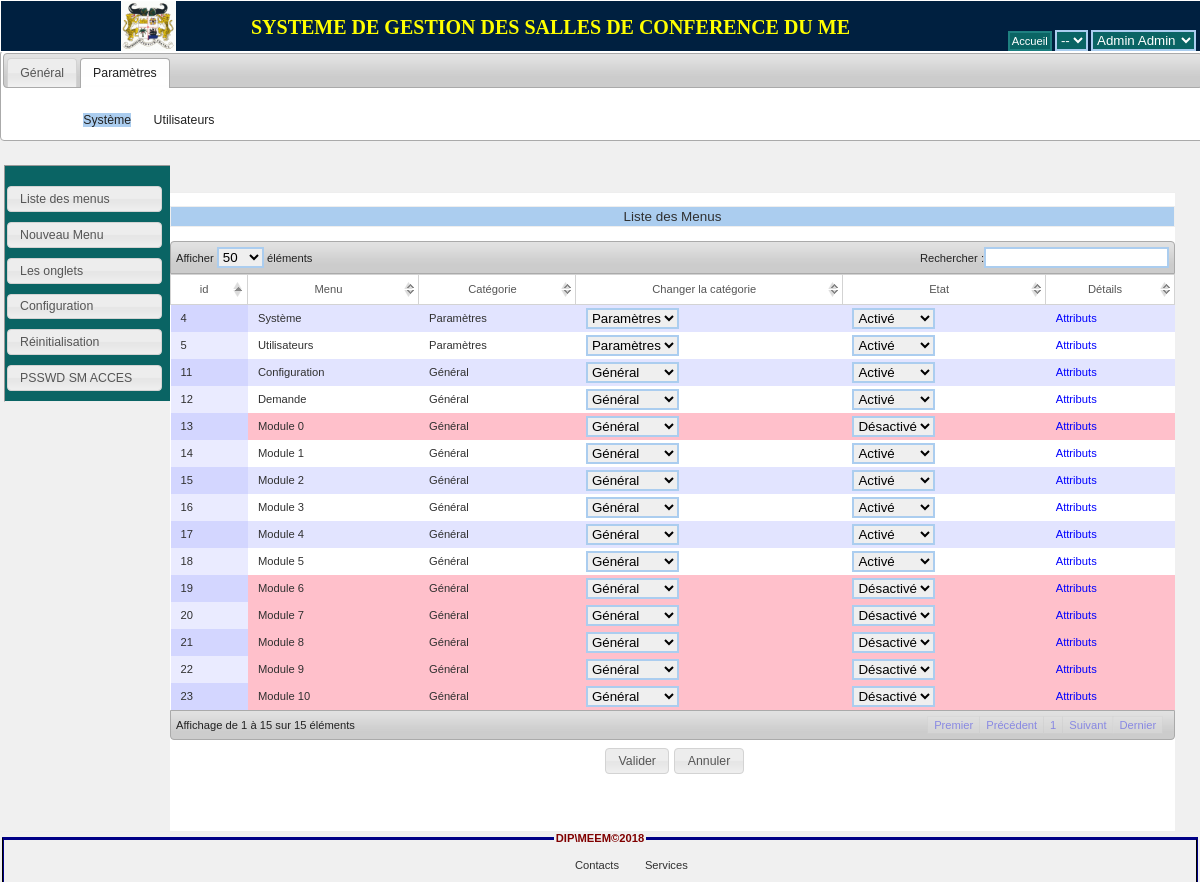
Page /index.php?m=4 (signed in) on the committed database.
### tables this page shows
CREATE TABLE IF NOT EXISTS `intervenant` (
  `id` int(11) NOT NULL AUTO_INCREMENT,
  `nom` varchar(255) NOT NULL,
  `prenom` varchar(255) NOT NULL,
  `login` varchar(255) NOT NULL,
  `mdp` varchar(255) NOT NULL,
  `genre` int(11) NOT NULL COMMENT '0 pour homme, 1 pour femme',
  `etat_matrimoniale` int(11) NOT NULL COMMENT '0 pour célibataire, 1 pour marié',
  `nombre_enfant` int(11) NOT NULL,
  `telephone` varchar(255) NOT NULL,
  `email` varchar(255) NOT NULL,
  `photo_url` varchar(255) NOT NULL,
  `id_poste` int(11) NOT NULL,
  `salaire` bigint(20) NOT NULL,
  `mode_payement` int(11) NOT NULL COMMENT '0 pour espèce, 1 pour cheque',
  `date_embauche` date NOT NULL,
  `status` int(11) NOT NULL,
  `id_intervenant_enreg` int(11) NOT NULL,
  `date_enregistrement` datetime NOT NULL,
  PRIMARY KEY (`id`),
  UNIQUE KEY `login` (`login`),
  KEY `ind_id_poste` (`id_poste`),
  KEY `ind_id_intervenant_enreg` (`id_intervenant_enreg`),
  KEY `ind_mdp` (`mdp`),
  KEY `ind_login` (`login`),
  KEY `login_2` (`login`)
);

CREATE TABLE IF NOT EXISTS `poste` (
  `id` int(11) NOT NULL AUTO_INCREMENT,
  `designation` varchar(255) NOT NULL,
  `description` varchar(255) NOT NULL,
  `id_direction` int(11) NOT NULL,
  `id_service` int(11) NOT NULL,
  `id_division` int(11) NOT NULL,
  `chef_direction_state` int(11) NOT NULL,
  PRIMARY KEY (`id`),
  KEY `ind_id_direction` (`id_direction`)
);

CREATE TABLE IF NOT EXISTS `categorie_menu` (
  `id` int(11) NOT NULL AUTO_INCREMENT,
  `designation` varchar(255) NOT NULL,
  `description` varchar(255) NOT NULL,
  `active_state` int(11) NOT NULL COMMENT '0 non active, 1 activé',
  `show_help` int(11) NOT NULL COMMENT '0 non active, 1 active',
  `position` int(11) NOT NULL COMMENT 'indique l''ordre d''affichage de cet onglet',
  PRIMARY KEY (`id`)
);

CREATE TABLE IF NOT EXISTS `menu` (
  `id` int(11) NOT NULL AUTO_INCREMENT,
  `designation` varchar(255) NOT NULL,
  `description` varchar(255) NOT NULL,
  `id_categorie` int(11) NOT NULL,
  `active_state` int(11) NOT NULL COMMENT '0 non active, 1 activé',
  `show_help` int(11) NOT NULL COMMENT '0 non active, 1 active',
  PRIMARY KEY (`id`),
  KEY `ind_id_categorie` (`id_categorie`)
);

CREATE TABLE IF NOT EXISTS `sous_menu` (
  `id` int(11) NOT NULL AUTO_INCREMENT,
  `id_menu` int(11) NOT NULL,
  `designation` varchar(255) NOT NULL,
  `description` varchar(255) NOT NULL,
  `position` int(11) NOT NULL,
  `active_state` int(11) NOT NULL COMMENT '0 non active, 1 activé',
  `show_help` int(11) NOT NULL COMMENT '0 non active, 1 active',
  `on_passwd_access` int(11) NOT NULL COMMENT '0 non, 1 oui si mot de passe defini dans la table static params',
  `show_at_startup` int(11) NOT NULL,
  `icone_url` varchar(255) NOT NULL,
  `id_type_sm` int(11) NOT NULL,
  PRIMARY KEY (`id`),
  KEY `ind_id_menu` (`id_menu`),
  KEY `ind_id_type_sm` (`id_type_sm`)
);

### conf/DataBase.class.php (called while the page is built, shortened)
<?php
class DataBase
{
	var $bdd;
	var $dbHost="";
	var $dbName="";
	var $dbUser = "";
	var $dbMdp="";
	public function __construct($dbHost="localhost",$dbName="pmvc",$dbUser="root",$dbMdp=DBPWD)
	{
		$this->dbHost=$dbHost;
		$this->dbName=$dbName;
		$this->dbUser = $dbUser;
		$this->dbMdp=$dbMdp;
		$this->bdd = $this->connexiondb();
	}
	public function query($queryString)
	{
		if($this->bdd!=null)
		{
			$reponse = $this->bdd->query($queryString);
			return $reponse;
		}
		else
		{
			return null;
		}
	}
	public function queryOneRecord($queryString)
	{
		if($this->bdd!=null)
		{
			$reponse = $this->bdd->query($queryString);
			return $reponse->fetch();
		}
		else
		{
			return null;
		}
	}
	public function queryAllRecords($queryString)
	{
		if($this->bdd!=null)
		{
		    $reponse = $this->bdd->query($queryString);
			return  $reponse->fetchAll();
		}
		else
		{
			return null;
		}
	}
	public function connexiondb()
	{
		try
		{
			$pdo_options[PDO::ATTR_PERSISTENT] = true;
			$pdo_options[PDO::ATTR_ERRMODE] = PDO::ERRMODE_EXCEPTION;
			$pdo_options[PDO::MYSQL_ATTR_INIT_COMMAND] = "SET NAMES utf8";
			return new PDO('mysql:host='.$this->dbHost.';dbname='.$this->dbName, $this->dbUser, $this->dbMdp, $pdo_options);
		}
		catch(Exception $e)
		{
		    die ('erreur : '.$e->getMessage());
			return null;
		}
	}
	public function escape($data) {
		if($this->bdd!=null)
		{
			return self::mysql_escape_mimic(stripslashes($data));
		}
		else
		{
		   return false;
		}
    }
    public static function  mysql_escape_mimic($inp) {
	    if(!empty($inp) && is_string($inp)) {
	        return str_replace(array('\\', "\0", "\n", "\r", "'", '"', "\x1a"), array('\\\\', '\\0', '\\n', '\\r', "\\'", '\\"', '\\Z'), $inp);
	    }
	    return $inp;
	}
}
?>

### conf/Intervenant.class.php (called while the page is built, shortened)
<?php
class Intervenant{
	var $data=array('id'=>0);
	function __construct($id_intervenant){
        $this->db = new DataBase();
		if(is_numeric($id_intervenant)&&$id_intervenant>0)
		{
			$this->data = $this->db->queryOneRecord('select inter.*, p.designation poste from `intervenant` inter left join `poste` p on p.id = inter.id_poste where inter.id='.$id_intervenant);
		}
		else $this->data = array('id'=>0);
    }
	public function nom()
	{
		return isset($this->data['nom'])?$this->data['nom']:'';
	}
	public function prenom()
	{
	   return isset($this->data['prenom'])?$this->data['prenom']:'';
	}
	public function id_poste()
	{
		return isset($this->data['id_poste'])?$this->data['id_poste']:0;
	}
	public function poste()
	{
		return isset($this->data['poste'])?$this->data['poste']:'';
	}
	public function nav_menus()
	{
	    return Systeme::nav_menus($this->id_poste());
	}
	public function sous_menus($id_menu=0)
	{
	    $this->sous_menus = Systeme::sous_menus($id_menu,$this->id_poste());
		return $this->sous_menus;
	}
}

### conf/Systeme.class.php (called while the page is built, shortened)
<?php
class Systeme {
	public static $db;
	public static function init($run_webgate_notifier=true)
	{
		self::$db = DataBase::getInstance();
	}
	public static function nav_menus($id_poste = 0)
	{
		$nav_menu = array();
		if(is_numeric($id_poste)&&$id_poste>0)
		{
		    $menus = self::$db->queryAllRecords('select * from `menu` where id in (select sm.id_menu from `sous_menu` sm, `poste_sous_menu` psm where sm.id = psm.id_sous_menu and psm.id_poste = '.$id_poste.') and active_state=1');
			$categories = self::$db->query('select * from categorie_menu where active_state=1 order by position asc');
			while($cat = $categories->fetch())
			{
				$cat_menu = array();
				foreach($menus as $m)
				{
				  if($cat['id']==$m['id_categorie'])
				  $cat_menu[] = $m;
				}
				$nav_menu[] = array('id'=>$cat['id'],'designation'=>$cat['designation'],'description'=>$cat['description'],'active_state'=>$cat['active_state'],'show_help'=>$cat['show_help'],'menus'=>$cat_menu);
			}
		}
	    return $nav_menu;
	}
	public static function sous_menus($id_menu=0,$id_poste=0)
	{
		$sm = array();
		if($id_menu>0&&$id_poste>0)
		{
			$sm = self::$db->queryAllRecords('select sm.* from `sous_menu` sm where sm.id_menu = '.$id_menu.' and sm.id in (select psm.id_sous_menu from `poste_sous_menu` psm where psm.id_poste='.$id_poste.') order by sm.position');
		}
		return $sm;
	}
	public static function sm_folder($sm)
	{
	    $sm_items = explode('_',$sm);
		$sub_folder = '';
		if(count($sm_items)!=0)
		{
			$sm = $sm_items[0];
			$sm_info = self::$db->queryOneRecord('select sm.* from sous_menu sm where sm.id = '.$sm);
			switch($sm_items[count($sm_items)-1])
			{
				default:
					$sub_folder = '';
			}
		}
		$type_sm = self::$db->queryOneRecord('select t.* from type_sm t join sous_menu sm on sm.id_type_sm = t.id and sm.id = '.$sm);
		return strtolower($type_sm['folder'].$sub_folder);
	}
}

### src/systeme/view/m4/6.php (the view, shortened to what this page needs)
<?php
    $liste_cat =$db->queryAllRecords('select * from categorie_menu');
?>
<div align="center">
    <h3> Liste des Menus </h3>
	<form action="" method="post">
    <table border="0" id="dataTable" class="display datatable">
        <thead>
            <tr height="30" align="center">
				<th>id</th>
                <th>Menu</th>
                <th>Catégorie</th>
				<th>Changer la catégorie</th>
				<th>Etat</th>
				<th>Détails</th>
            </tr>
        </thead>
        <?php
        $menus = $db->query('select menu.*,cat.id id_categorie,cat.designation categorie from menu left join categorie_menu cat on menu.id_categorie=cat.id');
        while ($menu = $menus->fetch()) {
			echo '<tr '.($menu['active_state']==0?'style="background-color:pink;" title="Menu désactivé!"':'').'>';
			echo '<td>';
			echo $menu['id'];
			echo '</td>';
			echo '<td title="'.$menu['description'].'">';
			echo $menu['designation'];
			echo '</td>';
			echo '<td>';
			echo $menu['categorie'];
			echo '</td>';
			echo '<td>';
				echo '<select name="cat_menu_'.$menu['id'].'">';
					foreach($liste_cat as $cat)
					{
						if($cat['id']==$menu['id_categorie'])
							echo '<option value="'.$cat['id'].'" selected="selected">'.$cat['designation'].'</option>';
						else
							echo '<option value="'.$cat['id'].'">'.$cat['designation'].'</option>';
					}
				echo '</select>';
			echo '</td>';
			echo '<td>';
				echo '<select name="active_state_'.$menu['id'].'">';
					echo '<option value="0" '.(($menu['active_state']==0)?'selected="selected"':'').'>Désactivé</option>';
					echo '<option value="1" '.(($menu['active_state']==1)?'selected="selected"':'').'>Activé</option>';
				echo '</select>';
			echo '</td>';
			echo '<td>';
			echo '<a href="index.php?m='.$_GET['m'].'&sm=5_update&id_menu='.$menu['id'].'">Attributs</a>';
			echo '</td>';
			echo '</tr>';
        }
		?>
    </table>
	<table>
		<tr>
			<td><input type="submit" name="valider" value="Valider"/></td>
			<td><input type="reset" name="annuler" value="Annuler"/></td>
		</tr>
	</table>
	</form>
</div>

### index.php (shortened to what this page needs)
<?php
require_once("requirements.php");
$connected = false;
if(isset($_SESSION['id_intervenant']))
{
	$connected = true;
	$db = new DataBase();
	$intervenant = new Intervenant($_SESSION['id_intervenant']);
}
?>
<!DOCTYPE html>
<html>
<head>
		<link rel="stylesheet" href="js/bxslider/jquery.bxslider.css" type="text/css" />
		<link rel="stylesheet" href="css/style.css" />
		<link rel="stylesheet" type="text/css" href="lib/jquery-ui-1.10.1/development-bundle/themes/base/jquery.ui.all.css" />
		<link rel="stylesheet" type="text/css" href="lib/jquery-ui-1.10.1/development-bundle/themes/base/jquery.ui.dataTable.css" />
		<link rel="stylesheet" type="text/css" href="lib/DataTables-1.10.2/extensions/TableTools/css/dataTables.tableTools.css" />
		<link rel="stylesheet" type="text/css" href="css/simplePagination.css">
		<link rel="stylesheet" type="text/css" href="lib/fancybox/source/jquery.fancybox.css?v=2.1.5" media="screen" />
		<link rel="stylesheet" type="text/css" href="lib/fancybox/source/helpers/jquery.fancybox-buttons.css?v=1.0.5" />
		<link rel="stylesheet" type="text/css" href="lib/fancybox/source/helpers/jquery.fancybox-thumbs.css?v=1.0.7" />
		<link rel="stylesheet" type="text/css" href="lib/select2/select2.min.css">
</head>
<body>
<div id="page">
        <div id="header" style="border:1px solid white;">
            <img src="img/logo.png" class="logo"/><div class="app_title"><?php echo app_title;?></div>
			<?php if($connected){?>
			<form>
				<a href="index.php" class="b_home" style="">Accueil</a>
				<select name="globalYear" title="Excercice">
					<?php
					    echo '<option value="'.date('Y').'"> -- </option>';
					?>
				</select>
				<select name = "sessionInfo" title="<?php echo $intervenant->poste();?>">
					<option value="0"><?php echo $intervenant->nom().' '.$intervenant->prenom();?></option>
				</select>
			</form>
			<?php } ?>
	    </div>
		<?php
			if($connected)
			{
				include('includes/connected.php');
			}
			else
			{
				include('includes/connexion.php');
			}
		?>
		<div id="footer">
			<fieldset>
			<legend>DIP\MEEM&copy;2018</legend>
			<ul>
				<li title="">Contacts</li>
				<li title="">Services</li>
			</ul>
			</fieldset>
		</div>
</div>
</body>
</html>

### includes/connected.php (shortened to what this page needs)
<?php
require_once('dialog/data_table_export_dialog.php');
$nav_menu = $intervenant->nav_menus();
?>
	<div id="tabs">
		<ul>
		    <?php
			    $i=0;
                foreach($nav_menu as $categorie)
				{
				   if(count($categorie['menus'])>0)
				   {
					echo '<li><a href="#tabs-'.$i.'" title="'.(($categorie['show_help']==1)?$categorie['description']:'').'">'.$categorie['designation'].'</a></li>';
					$i++;
				   }
				}
			?>
		</ul>
		<?php
			$i=0;
			foreach($nav_menu as $categorie)
			{
			  $menus = $categorie['menus'];
			  if(count($menus)>0)
			  {
				  echo '<div id="tabs-'.$i.'" class="tab_content">';
				  echo '<ul>';
					  foreach($menus as $m)
					  {
						if(isset($_GET['m'])&&$_GET['m']==$m['id'])
						{
							echo '<li class="current_m"><a href="index.php?m='.$m['id'].'" title="'.(($m['show_help']==1)?$m['description']:'').'">'.$m['designation'].'</a></li>';
						}
						else
							echo '<li><a href="index.php?m='.$m['id'].'" title="'.(($m['show_help']==1)?$m['description']:'').'">'.$m['designation'].'</a></li>';
					  }
				  echo '</ul>';
				  echo '</div>';
				  $i++;
			  }
			}
		?>
	</div>
	<div id="wrap">
		<div id="left_menu">
		    <?php
			   if(isset($_GET['m']))
			   {
					$id_menu = $db->escape($_GET['m']);
					$sous_menus = $intervenant->sous_menus($id_menu);
					if(count($sous_menus)>0)
					{
					    echo '<ul>';
						foreach($sous_menus as $sm)
						{
							$sm_limited_designation = (strlen($sm['designation'])>18)?substr($sm['designation'],0,15).' ...':$sm['designation'];
							if(isset($_GET['sm'])&&$_GET['sm']==$sm['id'])
								echo '<li class="current_sm" m="'.$id_menu.'" sm="'.$sm['id'].'" ><a href = "" title="'.(($sm['show_help']==1)?$sm['description']:'').'" >'.$sm_limited_designation.'</a></li>';
							else
								echo '<li class="sm" m="'.$id_menu.'" sm="'.$sm['id'].'" ><a href = "" title="'.(($sm['show_help']==1)?$sm['description']:'').'">'.$sm_limited_designation.'</a></li>';
						}
						 echo '</ul>';
					}
			   }
			?>
		</div>
		<div id="right_menu">
		</div>
	   <div id="content">
				<?php
					if(isset($_GET['sm']))
					{
					    $id_sm = $db->escape($_GET['sm']);
					    $file = "src/".Systeme::sm_folder($id_sm)."/view/m".$_GET['m']."/".$id_sm.".php";
						if(file_exists($file))
						{
						    if($intervenant->hasSousMenu($id_sm)||(!is_numeric($id_sm) && count(explode('_',$id_sm))>1))
						    {
						    	if(is_numeric($id_sm))
						    	{
						    		$sys_date = new DateTime();
						    		$s_m = null;
						    		foreach ($sous_menus as $key => $sm) {
						    			if($sm['id'] == $id_sm)
						    			{
						    				$s_m = $sm;
						    				break;
						    			}
						    		}
						    		if($s_m['on_passwd_access']==0 && isset($_GET['sm_token']) && $_GET['sm_token'] == md5($_SESSION['sm_token']))
						    		{
						    			include($file);
						    		}
						    		else if($s_m['on_passwd_access']==1 && isset($_GET['sm_token']) && $_GET['sm_token'] == md5($_SESSION['sm_token']))
						    		{
						    			include($file);
						    		}
						    		else
						    		{
						    			include('includes/not_allowed_sm.php');
						    		}
						    	}
						    	else
						    	{
						    		include($file);
						    	}
						    }
							else
								include('includes/not_allowed_sm.php');
						}
					}
					else if(isset($_GET['m']))
					{
						$sm = $sous_menus[0];
						$file = "src/".Systeme::sm_folder($sm['id'])."/view/m".$_GET['m']."/".$sm['id'].".php";
						if(file_exists($file))
						{
						    include($file);
						}
					}
					else
					{
						include('includes/accueil.php');
					}
				?>
	   </div>
	</div>

### rows in the picture
intervenant: sessionInfo "Admin Admin"
categorie_menu: designation "Général"
categorie_menu: designation "Paramètres"
menu: designation "Système", id "4", categorie_menu.designation "Paramètres", active_state+id "Activé"
menu: designation "Utilisateurs", id "5", categorie_menu.designation "Paramètres", active_state+id "Activé"
sous_menu: designation "Liste des menus"
sous_menu: designation "Nouveau Menu"
sous_menu: designation "Les onglets"
sous_menu: designation "Configuration"
sous_menu: designation "Réinitialisation"
sous_menu: designation "PSSWD SM ACCES"
menu: id "11", designation "Configuration", categorie_menu.designation "Général", active_state+id "Activé"
menu: id "12", designation "Demande", categorie_menu.designation "Général", active_state+id "Activé"
menu: id "13", designation "Module 0", categorie_menu.designation "Général", active_state+id "Désactivé"
menu: id "14", designation "Module 1", categorie_menu.designation "Général", active_state+id "Activé"
menu: id "15", designation "Module 2", categorie_menu.designation "Général", active_state+id "Activé"
menu: id "16", designation "Module 3", categorie_menu.designation "Général", active_state+id "Activé"
menu: id "17", designation "Module 4", categorie_menu.designation "Général", active_state+id "Activé"
menu: id "18", designation "Module 5", categorie_menu.designation "Général", active_state+id "Activé"
menu: id "19", designation "Module 6", categorie_menu.designation "Général", active_state+id "Désactivé"
menu: id "20", designation "Module 7", categorie_menu.designation "Général", active_state+id "Désactivé"
menu: id "21", designation "Module 8", categorie_menu.designation "Général", active_state+id "Désactivé"
menu: id "22", designation "Module 9", categorie_menu.designation "Général", active_state+id "Désactivé"
menu: id "23", designation "Module 10", categorie_menu.designation "Général", active_state+id "Désactivé"

### other values in the picture
app_title "SYSTEME DE GESTION DES SALLES DE CONFERENCE DU ME"
form field value "Paramètres"
form field value "Général"
